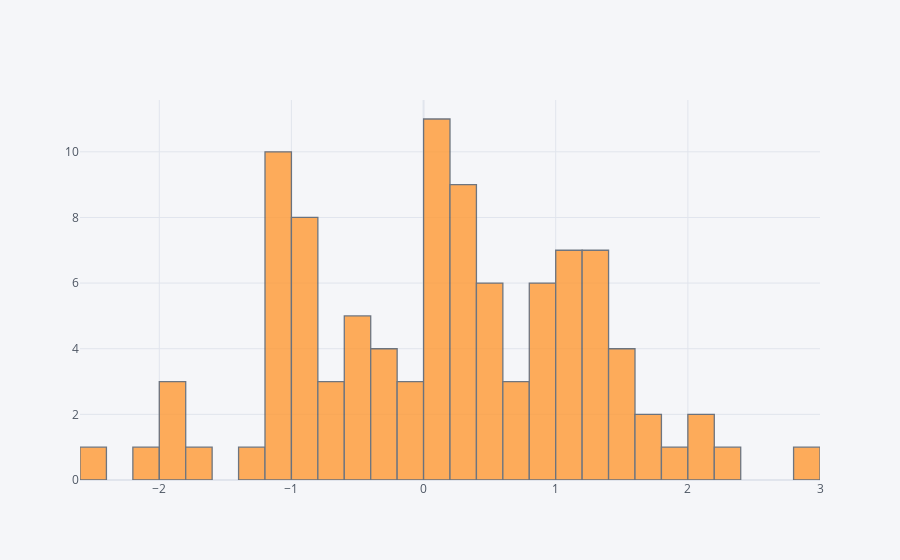

The notebook cell this image was saved under:
### Code cell
dataframe['a'].iplot(kind='hist', bins=30)

### Figure 1 — Plotly figure (JSON) as saved in the notebook; plotly's stock layout.template omitted (floating-point values rounded to 4 significant figures)
{"data": [{"histfunc": "count", "histnorm": "", "marker": {"color": "rgba(255, 153, 51, 1.0)", "line": {"color": "#4D5663", "width": 1.3}}, "name": "a", "nbinsx": 30, "opacity": 0.8, "orientation": "v", "type": "histogram", "x": [-1.998, 0.00451, 1.756, 0.5497, 1.286, 1.831, 1.068, -1.007, 1.544, 0.8393, 0.6535, -0.4223, 1.172, -1.113, 1.77, 0.203, -0.8605, 0.2005, -0.3743, -0.9356, 0.3654, -2.159, 0.4145, 0.4774, 0.0392, -0.512, -1.088, 0.9984, 0.01432, -0.2441, 1.339, 1.144, 1.201, -1.021, 0.3516, 0.3682, -0.1835, -1.15, 0.8142, 1.544, -2.433, -0.4874, 0.2879, 2.044, -0.6753, -0.8384, -1.109, 1.134, 1.146, -0.7568, 0.5773, -1.122, 0.02126, 0.08301, -1.841, -0.5097, 0.02033, 0.502, 2.899, -0.4051, 0.5859, 1.311, -1.078, 0.9331, -0.9443, -1.828, 0.1967, 1.269, 0.3094, -0.2751, -1.665, 0.237, 1.026, 0.688, -0.6122, -0.09288, 1.227, -1.24, -0.07912, 0.2462, 1.346, -0.2089, -0.8337, 2.394, 2.196, -1.001, -1.195, 0.1617, 1.597, 0.1976, -0.9267, 0.08776, 0.9312, 0.9506, 0.04996, 0.7277, 1.107, -0.9708, 1.435, -0.863]}], "layout": {"barmode": "overlay", "legend": {"bgcolor": "#F5F6F9", "font": {"color": "#4D5663"}}, "paper_bgcolor": "#F5F6F9", "plot_bgcolor": "#F5F6F9", "title": {"font": {"color": "#4D5663"}}, "xaxis": {"gridcolor": "#E1E5ED", "showgrid": true, "tickfont": {"color": "#4D5663"}, "title": {"font": {"color": "#4D5663"}, "text": ""}, "zerolinecolor": "#E1E5ED"}, "yaxis": {"gridcolor": "#E1E5ED", "showgrid": true, "tickfont": {"color": "#4D5663"}, "title": {"font": {"color": "#4D5663"}, "text": ""}, "zerolinecolor": "#E1E5ED"}}}
